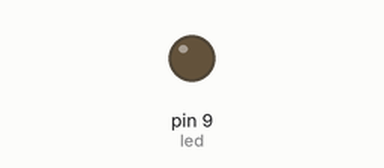
A sketch run on a simulated Arduino Uno, built with avr-gcc and run on an emulated ATmega328P. Shown: output pins drawn as LEDs (lit = HIGH).

Above: at 0.15 s.
At 39.84 s:
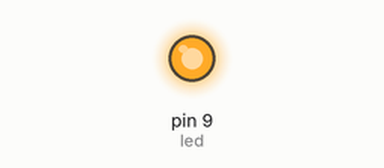
Timing chart, 0 to 40.0 s (numbered marks = the images above):
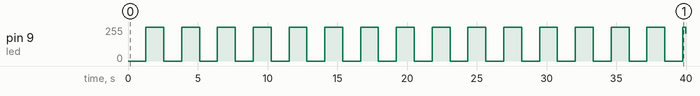

Measured:
- by itself, pin 9 (led): 0/255 → 255/255 at 1.3 s, → 0/255 1.3 s later, → 255/255 1.3 s later, → 0/255 1.3 s later, … (32 changes in this stretch)

The sketch:

9_Led_PWM.ino
```cpp
#define led 9   // Use a PWM pin like 3, 5, 6, 9, 10, or 11

void setup() {
  pinMode(led, OUTPUT);
}

void loop() {
  // Fade in
  for (int i = 0; i <= 255; i++) {
    analogWrite(led, i);
    delay(5);
  }

  // Fade out
  for (int j = 255; j >= 0; j--) {
    analogWrite(led, j);
    delay(5);
  }
}
```
